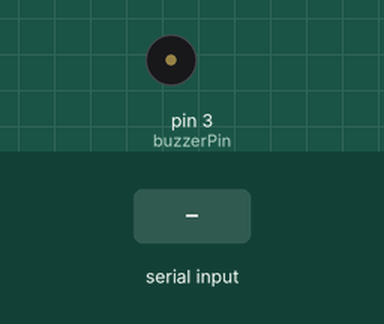
A sketch run on a simulated Arduino Uno, built with avr-gcc and run on an emulated ATmega328P. On the bench: buzzer (waves = sounding). Inputs (shaded band) come from the test bench. What the sketch prints to the serial monitor is not drawn.

Above: at 1.2 s.
1.3 s: "a\n" received over Serial
At 1.6 s:
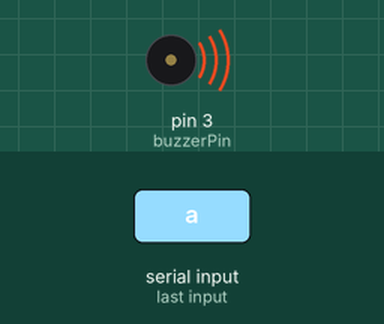
3.2 s: "b\n" received over Serial
At 5.8 s:
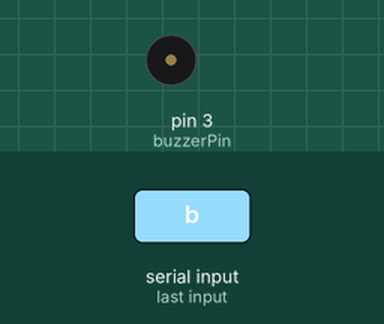
6.2 s: "c\n" received over Serial
At 7.15 s:
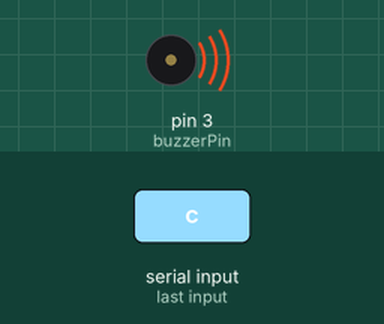
9.2 s: "B\n" received over Serial
At 11.8 s:
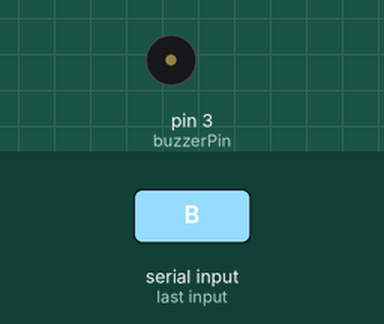
12.2 s: "C\n" received over Serial
At 13.35 s:
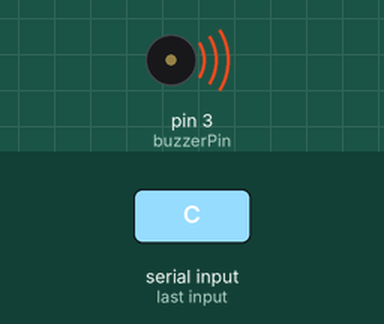
Timing chart, 0 to 15.7 s (numbered marks = the images above; inputs shaded):
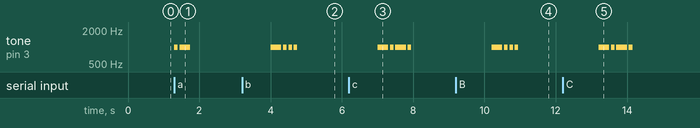

Measured:
- after the input at 1.3 s, tone on pin 3 (buzzerPin): silent → 1000 Hz at once, → silent 0.10 s later, → 1000 Hz 0.05 s later, → silent 0.30 s later
- after the input at 3.2 s, tone on pin 3 (buzzerPin): silent → 1000 Hz after 0.80 s, then repeats every 0.15 s: silent 0.05 s, 1000 Hz 0.10 s, until it stays silent from 4.8 s
- after the input at 6.2 s, tone on pin 3 (buzzerPin): plays 1000 Hz for 0.30 s, 1000 Hz for 0.10 s, 1000 Hz for 0.30 s, 1000 Hz for 0.10 s, starting after 0.80 s
- after the input at 9.2 s, tone on pin 3 (buzzerPin): silent → 1000 Hz after 1.0 s, then repeats every 0.15 s: silent 0.05 s, 1000 Hz 0.10 s, until it stays silent from 11.0 s
- after the input at 12.2 s, tone on pin 3 (buzzerPin): plays 1000 Hz for 0.30 s, 1000 Hz for 0.10 s, 1000 Hz for 0.30 s, 1000 Hz for 0.10 s, starting after 1.0 s

The sketch:

Morse_Code_Buzzer.ino
```cpp
/*
 * Arduino Morse Code Buzzer
 * Converts text to Morse code and plays it through a buzzer
  * Board:
   Passive buzzer : - G , pin 3
 */
const int buzzerPin = 3;
const int buzzerSound = 100;  // Duration in milliseconds
const int pauseBetweenChar = 200;
const int pauseBetweenWords = 500;
boolean isReading = false;

// Character map: 0 = dot, 1 = dash
int a[] = {0,1,-1};
int b[] = {1,0,0,0,-1};
int c[] = {1,0,1,0,-1};
int d[] = {1,0,0,-1};
int e[] = {0,-1};
int f[] = {0,0,1,0,-1};
int g[] = {1,1,0,-1};
int h[] = {0,0,0,0,-1};
int i[] = {0,0,-1};
int j[] = {0,1,1,1,-1};
int k[] = {1,0,1,-1};
int l[] = {0,1,0,0,-1};
int m[] = {1,1,-1};
int n[] = {1,0,-1};
int o[] = {1,1,1,-1};
int p[] = {0,1,1,0,-1};
int q[] = {1,1,0,1,-1};
int r[] = {0,1,0,-1};
int s[] = {0,0,0,-1};
int t[] = {1,-1};
int u[] = {0,0,1,-1};
int v[] = {0,0,0,1,-1};
int w[] = {0,1,1,-1};
int x[] = {1,0,0,1,-1};
int y[] = {1,0,1,1,-1};
int z[] = {1,1,0,0,-1};

void setup() {
    pinMode(buzzerPin, OUTPUT);
    Serial.begin(9600);
}

void loop() {

  if (Serial.available() && !isReading) {
    isReading = true;
    String input = Serial.readStringUntil('\n');
    input.trim();
    input.toLowerCase();

    Serial.println("Playing: " + input);
       for(int i = 0; i < input.length(); i++){
          if(input[i] == ' '){
            space();
            Serial.print(" ");
          } else {
            int* morseCode = mapChar(input[i]);
            if(morseCode != nullptr){
              convert(morseCode);
            }
          }
         Serial.print("/");
      }
    Serial.println();
    Serial.println("Finished playing");
    isReading = false;
    delay(2000);
  }


}

int* mapChar(char input){
  switch (input) {
      case 'a': case 'A': return a;
      case 'b': case 'B': return b;
      case 'c': case 'C': return c;
      case 'd': case 'D': return d;
      case 'e': case 'E': return e;
      case 'f': case 'F': return f;
      case 'g': case 'G': return g;
      case 'h': case 'H': return h;
      case 'i': case 'I': return i;
      case 'j': case 'J': return j;
      case 'k': case 'K': return k;
      case 'l': case 'L': return l;
      case 'm': case 'M': return m;
      case 'n': case 'N': return n;
      case 'o': case 'O': return o;
      case 'p': case 'P': return p;
      case 'q': case 'Q': return q;
      case 'r': case 'R': return r;
      case 's': case 'S': return s;
      case 't': case 'T': return t;
      case 'u': case 'U': return u;
      case 'v': case 'V': return v;
      case 'w': case 'W': return w;
      case 'x': case 'X': return x;
      case 'y': case 'Y': return y;
      case 'z': case 'Z': return z;
      default:
        return nullptr;
  }
}

void convert(int* morseCode){
  int i = 0;
  while(morseCode[i] != -1){
    if(morseCode[i] == 0){
      dot();
      Serial.print(".");
    } else if(morseCode[i] == 1){
      dash();
      Serial.print("-");
    }
    i++;
  }
  delay(pauseBetweenChar);  // Pause between characters
}

void dot(){
  tone(buzzerPin, 1000, buzzerSound);
  delay(buzzerSound);
  delay(50);  // Short pause after dot
}

void dash(){
  tone(buzzerPin, 1000, buzzerSound * 3);  // Dash is 3 times longer than dot
  delay(buzzerSound * 3);
  delay(50);  // Short pause after dash
}

void space(){
  delay(pauseBetweenWords);  // Pause between words
}
```
